Frame 1 (no input): blank canvas, image omitted
Frame 60 (no input): blank canvas, image omitted
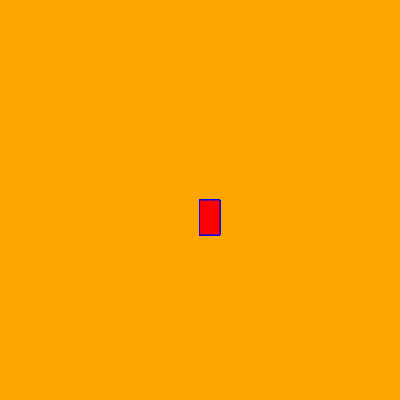
Frame 120 (the mouse pressed at the canvas centre since frame 60)

The p5.js sketch whose frames 1 and 60 were blank and that drew this single picture after the mouse press (run headless with seeded random() and noise() and a simulated clock; from frame 60 on, the mouse is pressed at the canvas centre):

// p5.js sketch
// ── sketch.js
function setup() {
    createCanvas(400, 400);
    background("orange")
  }
  
  function draw() {
    stroke("blue");
    fill("red");
    
    
    if (mouseIsPressed) {
      rect(mouseX, mouseY, 20, 35);
    }
  }
  
